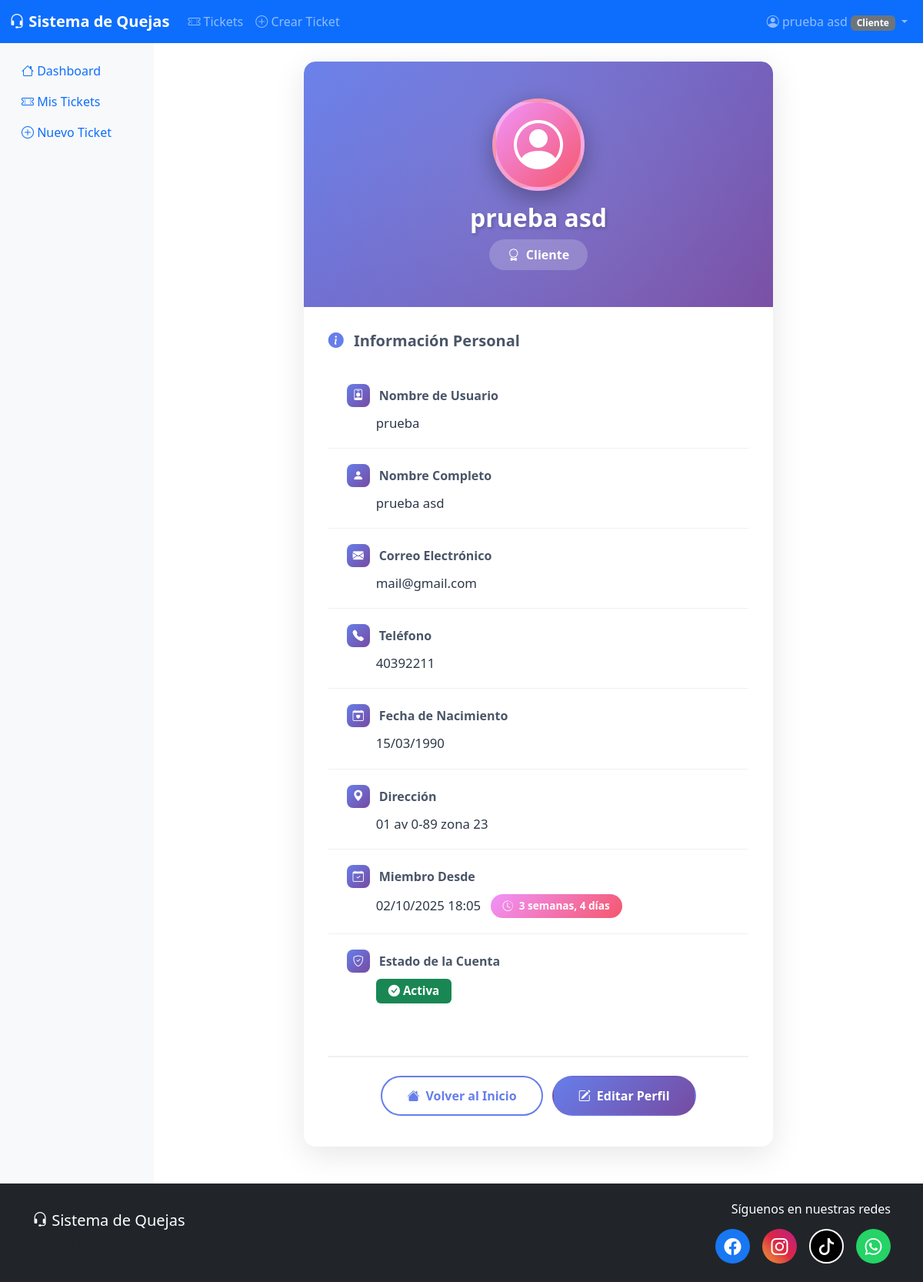
Screenshot of /perfil/ (signed in) with the database file from the repository.
### accounts/models.py (models this page shows, shortened)
class Usuario(AbstractUser):
    ROLES = [
        ('cliente', 'Cliente'),
        ('empleado', 'Empleado'),  # Mantenido por compatibilidad
        ('soporte', 'Soporte (Agente de Atención)'),
        ('soporte_tecnico', 'Soporte Técnico'),
        ('superadmin', 'Superadministrador'),
    ]
    ESTADOS = [
        ('activo', 'Activo'),
        ('inactivo', 'Inactivo'),
    ]
    id = models.UUIDField(primary_key=True, default=uuid.uuid4, editable=False)
    telefono = models.CharField(max_length=20, blank=True, null=True, verbose_name='Teléfono')
    fecha_nacimiento = models.DateField(blank=True, null=True, verbose_name='Fecha de Nacimiento')
    direccion = models.TextField(blank=True, null=True, verbose_name='Dirección')
    rol = models.CharField(max_length=20, choices=ROLES, default='cliente', verbose_name='Rol')
    estado = models.CharField(max_length=10, choices=ESTADOS, default='activo', verbose_name='Estado')
    especialidad = models.CharField(max_length=100, blank=True, null=True, verbose_name='Especialidad',
                                  help_text='Para técnicos: área de especialización')
    max_tickets_simultaneos = models.PositiveIntegerField(default=10, verbose_name='Máximo tickets simultáneos',
                                                        help_text='Límite de tickets activos que puede manejar')
    recibir_notificaciones = models.BooleanField(default=True, verbose_name='Recibir notificaciones por email')
    es_vip = models.BooleanField(default=False, verbose_name='Cliente VIP',
                                 help_text='Marca al cliente como VIP para atención prioritaria')
    tiene_restricciones = models.BooleanField(default=False, verbose_name='Tiene restricciones',
                                              help_text='Marca al cliente con restricciones por fraude o abuso')
    notas_internas = models.TextField(blank=True, null=True, verbose_name='Notas internas',
                                      help_text='Notas visibles solo para empleados y administradores')
    motivo_restriccion = models.TextField(blank=True, null=True, verbose_name='Motivo de restricción',
                                           help_text='Razón por la cual el cliente tiene restricciones')
    fecha_restriccion = models.DateTimeField(blank=True, null=True, verbose_name='Fecha de restricción')
    ultima_actividad = models.DateTimeField(blank=True, null=True, verbose_name='Última actividad')
    motivo_desactivacion = models.TextField(blank=True, null=True, verbose_name='Motivo de desactivación')
    fecha_desactivacion = models.DateTimeField(blank=True, null=True, verbose_name='Fecha de desactivación')
    desactivado_por = models.ForeignKey('self', on_delete=models.SET_NULL, null=True, blank=True,
                                       related_name='usuarios_desactivados', verbose_name='Desactivado por')
    created_at = models.DateTimeField(auto_now_add=True, verbose_name='Fecha de Creación')
    updated_at = models.DateTimeField(auto_now=True, verbose_name='Fecha de Actualización')
    objects = UsuarioManager()
    class Meta:
        db_table = 'usuarios'
        verbose_name = 'Usuario'
        verbose_name_plural = 'Usuarios'
    def es_cliente(self):
        return self.rol == 'cliente'
    def es_soporte(self):
        return self.rol == 'soporte'
    def es_soporte_tecnico(self):
        return self.rol == 'soporte_tecnico'
    def es_superadmin(self):
        return self.rol == 'superadmin'
    def puede_gestionar_tickets(self):
        return self.rol in ['empleado', 'soporte', 'soporte_tecnico', 'superadmin']
    def get_dashboard_url(self):
        from django.urls import reverse
        if self.es_superadmin():
            return reverse('accounts:dashboard_superadmin')
        elif self.es_soporte():
            return reverse('accounts:dashboard_soporte')
        elif self.es_soporte_tecnico():
            return reverse('accounts:dashboard_tecnico')
        elif self.es_cliente():
            return reverse('accounts:dashboard_cliente')
        else:
            return reverse('accounts:dashboard_empleado')

### accounts/views.py (the view)
# urls.py: path('perfil/', views.perfil_usuario, name='perfil_usuario'),
@login_required
def perfil_usuario(request):
    return render(request, 'accounts/perfil.html', {'user': request.user})

### templates/accounts/perfil.html (shortened to what this page needs)
{% extends 'base.html' %}
{% block content %}
<div class="container mt-4 mb-5">
    <div class="row justify-content-center">
        <div class="col-md-10 col-lg-8">
            <div class="profile-card">
                <div class="profile-header text-center">
                    <div class="profile-avatar">
                        <i class="bi bi-person-circle"></i>
                    </div>
                    <h1 class="profile-name">{{ user.get_full_name|default:user.username }}</h1>
                    <span class="profile-role">
                        <i class="bi bi-award me-2"></i>{{ user.get_rol_display|default:user.rol }}
                    </span>
                </div>
                <div class="profile-body">
                    <h5 class="mb-4" style="color: #4a5568; font-weight: 700;">
                        <i class="bi bi-info-circle-fill me-2" style="color: #667eea;"></i>
                        Información Personal
                    </h5>
                    <div class="info-section">
                        <div class="info-item">
                            <div class="info-label">
                                <i class="bi bi-person-badge"></i>
                                <span>Nombre de Usuario</span>
                            </div>
                            <div class="info-value">{{ user.username }}</div>
                        </div>
                        <div class="info-item">
                            <div class="info-label">
                                <i class="bi bi-person-fill"></i>
                                <span>Nombre Completo</span>
                            </div>
                            <div class="info-value">{{ user.get_full_name|default:"No especificado" }}</div>
                        </div>
                        <div class="info-item">
                            <div class="info-label">
                                <i class="bi bi-envelope-fill"></i>
                                <span>Correo Electrónico</span>
                            </div>
                            <div class="info-value">{{ user.email }}</div>
                        </div>
                        {% if user.telefono %}
                        <div class="info-item">
                            <div class="info-label">
                                <i class="bi bi-telephone-fill"></i>
                                <span>Teléfono</span>
                            </div>
                            <div class="info-value">{{ user.telefono }}</div>
                        </div>
                        {% endif %}
                        {% if user.fecha_nacimiento %}
                        <div class="info-item">
                            <div class="info-label">
                                <i class="bi bi-calendar-heart"></i>
                                <span>Fecha de Nacimiento</span>
                            </div>
                            <div class="info-value">{{ user.fecha_nacimiento|date:"d/m/Y" }}</div>
                        </div>
                        {% endif %}
                        {% if user.direccion %}
                        <div class="info-item">
                            <div class="info-label">
                                <i class="bi bi-geo-alt-fill"></i>
                                <span>Dirección</span>
                            </div>
                            <div class="info-value">{{ user.direccion }}</div>
                        </div>
                        {% endif %}
                        <div class="info-item">
                            <div class="info-label">
                                <i class="bi bi-calendar-check"></i>
                                <span>Miembro Desde</span>
                            </div>
                            <div class="info-value">
                                {{ user.date_joined|date:"d/m/Y H:i" }}
                                <span class="stats-badge">
                                    <i class="bi bi-clock-history me-1"></i>
                                    {{ user.date_joined|timesince }}
                                </span>
                            </div>
                        </div>
                        <div class="info-item">
                            <div class="info-label">
                                <i class="bi bi-shield-check"></i>
                                <span>Estado de la Cuenta</span>
                            </div>
                            <div class="info-value">
                                {% if user.is_active %}
                                    <span class="badge bg-success" style="font-size: 0.95rem; padding: 0.5rem 1rem;">
                                        <i class="bi bi-check-circle-fill me-1"></i>Activa
                                    </span>
                                {% else %}
                                    <span class="badge bg-danger" style="font-size: 0.95rem; padding: 0.5rem 1rem;">
                                        <i class="bi bi-x-circle-fill me-1"></i>Inactiva
                                    </span>
                                {% endif %}
                            </div>
                        </div>
                    </div>
                    <div class="text-center mt-5 pt-4" style="border-top: 2px solid #f0f0f0;">
                        <a href="/" class="btn btn-custom btn-custom-outline me-2 mb-2">
                            <i class="bi bi-house-fill me-2"></i>Volver al Inicio
                        </a>
                        <a href="{% url 'accounts:editar_perfil' %}" class="btn btn-custom btn-custom-primary mb-2">
                            <i class="bi bi-pencil-square me-2"></i>Editar Perfil
                        </a>
                    </div>
                </div>
            </div>
        </div>
    </div>
</div>
{% endblock %}

### templates/base.html (shortened to what this page needs)
<!DOCTYPE html>
<html lang="es">
<head>
    <link href="https://cdn.jsdelivr.net/npm/bootstrap@5.3.0/dist/css/bootstrap.min.css" rel="stylesheet">
    <link href="https://cdn.jsdelivr.net/npm/bootstrap-icons@1.10.0/font/bootstrap-icons.css" rel="stylesheet">
</head>
<body>
<nav class="navbar navbar-expand-lg navbar-dark bg-primary">
    <div class="container-fluid">
        <a class="navbar-brand" href="{% if user.is_authenticated %}{{ user.get_dashboard_url }}{% else %}{% url 'accounts:iniciar_sesion' %}{% endif %}">
            <i class="bi bi-headset"></i> Sistema de Quejas
        </a>
        <div class="collapse navbar-collapse" id="navbarNav">
            {% if user.is_authenticated %}
            <ul class="navbar-nav me-auto">
                <li class="nav-item">
                    <a class="nav-link" href="{% url 'tickets:listar_tickets' %}">
                        <i class="bi bi-ticket-perforated"></i> Tickets
                    </a>
                </li>
                {% if user.es_cliente %}
                <li class="nav-item">
                    <a class="nav-link" href="{% url 'tickets:crear_ticket' %}">
                        <i class="bi bi-plus-circle"></i> Crear Ticket
                    </a>
                </li>
                {% endif %}
            </ul>
            <ul class="navbar-nav">
                <li class="nav-item dropdown">
                    <a class="nav-link dropdown-toggle" href="#" role="button" data-bs-toggle="dropdown">
                        <i class="bi bi-person-circle"></i> {{ user.get_full_name|default:user.username }}
                        <span class="badge bg-secondary">{{ user.get_rol_display }}</span>
                    </a>
                </li>
            </ul>
            {% endif %}
        </div>
    </div>
</nav>
<div class="container-fluid">
    <div class="row">
        {% if user.is_authenticated %}
        <nav class="col-md-3 col-lg-2 d-md-block sidebar collapse">
            <div class="position-sticky pt-3">
                <ul class="nav flex-column">
                    <li class="nav-item">
                        <a class="nav-link {% if 'dashboard' in request.resolver_match.url_name %}active{% endif %}" href="{{ user.get_dashboard_url }}">
                            <i class="bi bi-house"></i> Dashboard
                        </a>
                    </li>
                    <li class="nav-item">
                        <a class="nav-link {% if 'listar_tickets' in request.resolver_match.url_name %}active{% endif %}" href="{% url 'tickets:listar_tickets' %}">
                            <i class="bi bi-ticket-perforated"></i>
                            {% if user.es_cliente %}Mis Tickets{% else %}Tickets{% endif %}
                        </a>
                    </li>
                    {% if user.es_cliente %}
                    <li class="nav-item">
                        <a class="nav-link {% if 'crear_ticket' in request.resolver_match.url_name %}active{% endif %}" href="{% url 'tickets:crear_ticket' %}">
                            <i class="bi bi-plus-circle"></i> Nuevo Ticket
                        </a>
                    </li>
                    {% endif %}
                </ul>
            </div>
        </nav>
        <main class="col-md-9 ms-sm-auto col-lg-10 px-md-4">
        {% else %}
        <main class="col-12">
        {% endif %}
            {% block content %}{% endblock %}
        </main>
    </div>
</div>
<footer class="footer mt-auto py-4 bg-dark text-white">
    <div class="container">
        <div class="row align-items-center">
            <div class="col-md-6 text-center text-md-start mb-3 mb-md-0">
                <h5 class="mb-2">
                    <i class="bi bi-headset"></i> Sistema de Quejas
                </h5>
                <p class="mb-0 text-muted">&copy; {{ year|default:2025 }} Todos los derechos reservados</p>
            </div>
            <div class="col-md-6 text-center text-md-end">
                <h6 class="mb-3">Síguenos en nuestras redes</h6>
                <div class="social-media-links d-flex justify-content-center justify-content-md-end gap-3">
                    <a href="https://www.facebook.com/" target="_blank" rel="noopener noreferrer" class="social-icon facebook" title="Facebook">
                        <i class="bi bi-facebook"></i>
                    </a>
                    <a href="https://www.instagram.com/" target="_blank" rel="noopener noreferrer" class="social-icon instagram" title="Instagram">
                        <i class="bi bi-instagram"></i>
                    </a>
                    <a href="https://www.tiktok.com/" target="_blank" rel="noopener noreferrer" class="social-icon tiktok" title="TikTok">
                        <i class="bi bi-tiktok"></i>
                    </a>
                    <a href="https://wa.me/50240066661" target="_blank" rel="noopener noreferrer" class="social-icon whatsapp" title="WhatsApp">
                        <i class="bi bi-whatsapp"></i>
                    </a>
                </div>
            </div>
        </div>
    </div>
</footer>

### rows the page displays
Usuario: get_full_name "prueba asd", rol "Cliente", username "prueba", email "mail@gmail.com", telefono "40392211", fecha_nacimiento "15/03/1990", direccion "01 av 0-89 zona 23", date_joined "02/10/2025 18:05", date_joined "3 semanas, 4 días"
